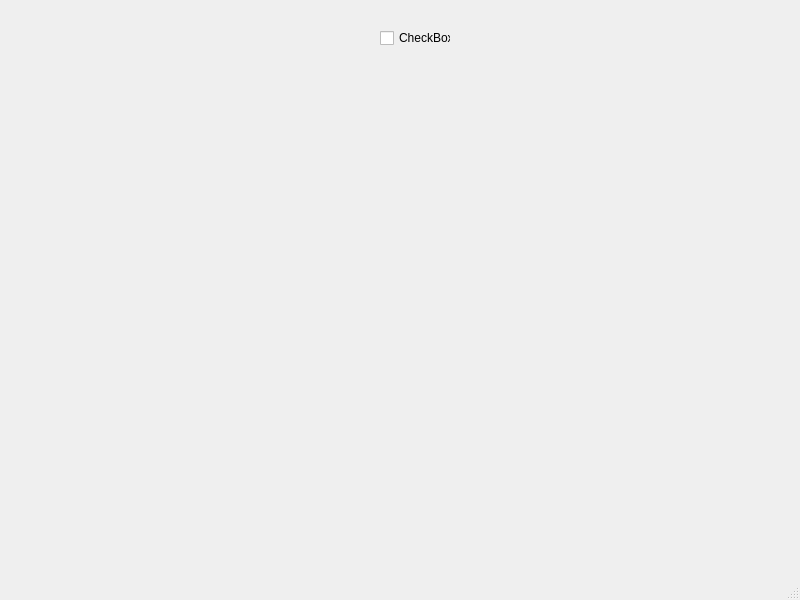
<?xml version="1.0" encoding="UTF-8"?>
<ui version="4.0">
 <class>MainWindow</class>
 <widget class="QMainWindow" name="MainWindow">
  <property name="geometry">
   <rect>
    <x>0</x>
    <y>0</y>
    <width>800</width>
    <height>600</height>
   </rect>
  </property>
  <property name="windowTitle">
   <string>MainWindow</string>
  </property>
  <widget class="QWidget" name="centralwidget">
   <widget class="QWidget" name="gridLayoutWidget">
    <property name="geometry">
     <rect>
      <x>40</x>
      <y>20</y>
      <width>281</width>
      <height>101</height>
     </rect>
    </property>
    <layout class="QGridLayout" name="gridLayout"/>
   </widget>
   <widget class="QWidget" name="formLayoutWidget">
    <property name="geometry">
     <rect>
      <x>40</x>
      <y>130</y>
      <width>160</width>
      <height>80</height>
     </rect>
    </property>
    <layout class="QFormLayout" name="formLayout"/>
   </widget>
   <widget class="QCheckBox" name="checkBox">
    <property name="geometry">
     <rect>
      <x>380</x>
      <y>30</y>
      <width>71</width>
      <height>16</height>
     </rect>
    </property>
    <property name="text">
     <string>CheckBox</string>
    </property>
   </widget>
  </widget>
  <widget class="QMenuBar" name="menubar">
   <property name="geometry">
    <rect>
     <x>0</x>
     <y>0</y>
     <width>800</width>
     <height>23</height>
    </rect>
   </property>
  </widget>
  <widget class="QStatusBar" name="statusbar"/>
 </widget>
 <resources/>
 <connections/>
</ui>
